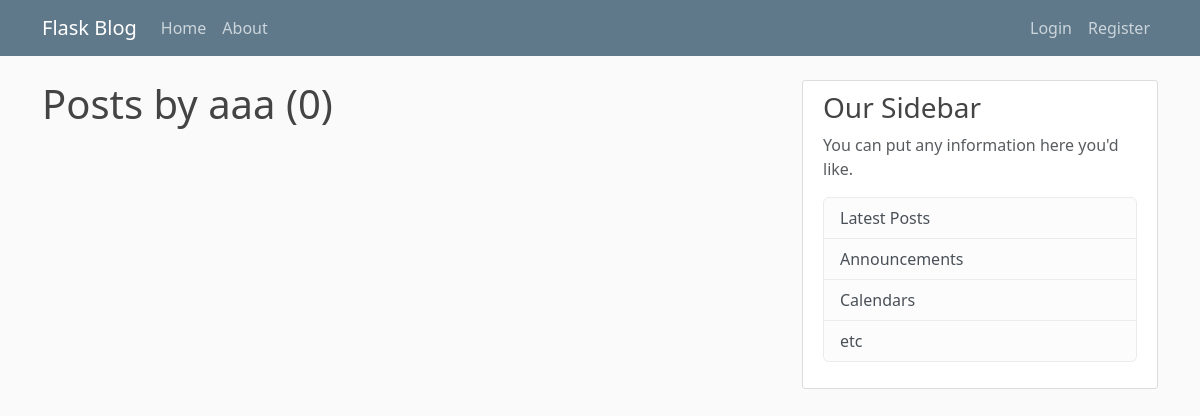
/user/aaa, run on an earlier commit of the app's database.
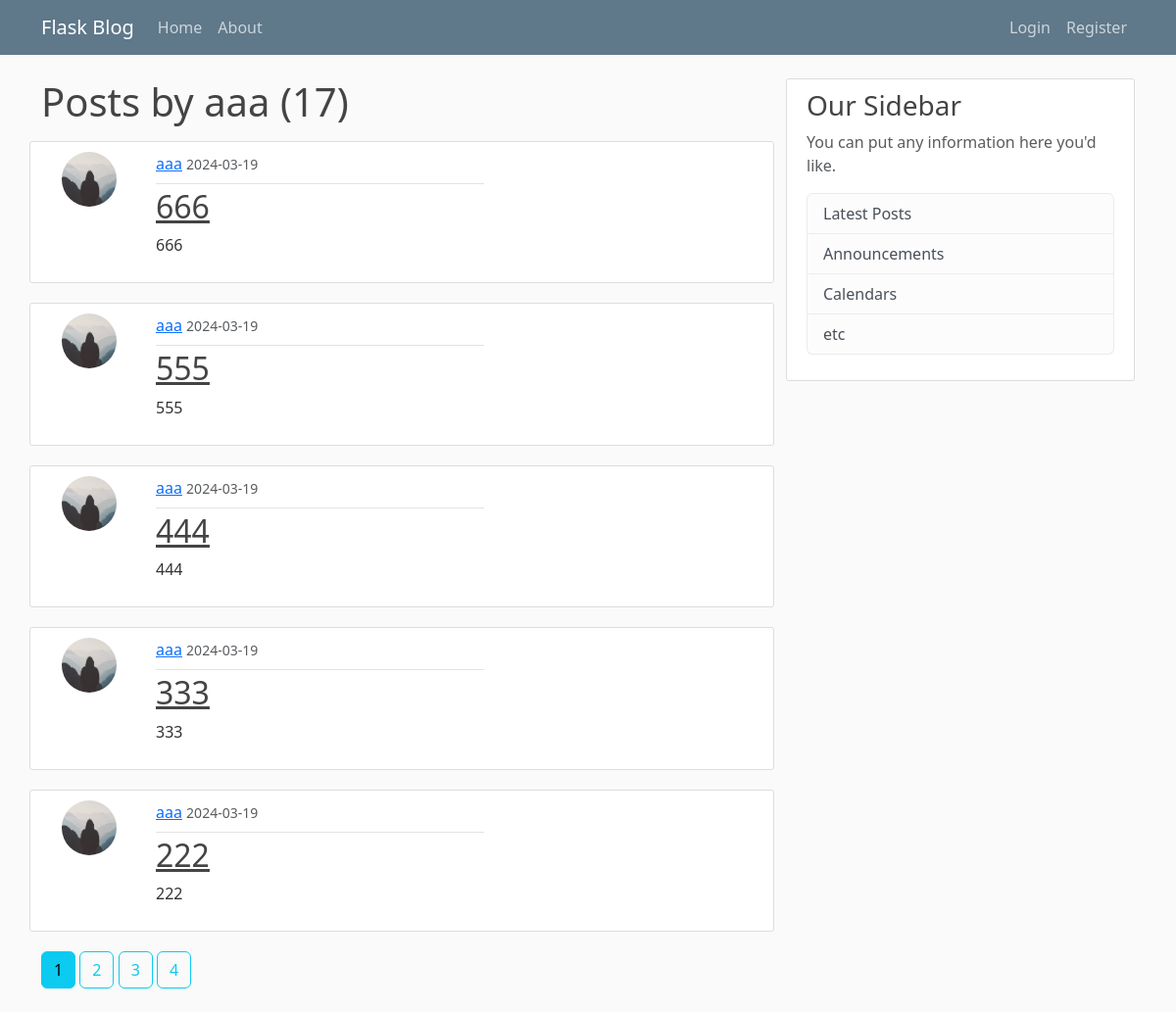
And on a later commit of the database.
### flaskblog/models.py (models this page shows, shortened)
class Post(db.Model):
    id = db.Column(db.Integer, primary_key=True)
    title = db.Column(db.String(100), nullable=False)
    date_posted = db.Column(db.DateTime, nullable=False, default=datetime.now)
    content = db.Column(db.Text, nullable=False)
    user_id = db.Column(db.Integer, db.ForeignKey('user.id'), nullable=False)

class User(db.Model, UserMixin):
    id = db.Column(db.Integer, primary_key=True)
    username = db.Column(db.String(20), unique=True, nullable=False)
    email = db.Column(db.String(120), unique=True, nullable=False)
    image_file = db.Column(db.String(20), nullable=False, default="default.jpg")
    password = db.Column(db.String(60), nullable=False)
    posts = db.relationship("Post", backref="author", lazy=True)

### flaskblog/users/routes.py (the view)
@users.route("/user/<string:username>")
def user_posts(username):
    page = request.args.get("page", 1, type=int)
    user = User.query.filter_by(username=username).first_or_404()
    posts = Post.query.filter_by(author=user)\
        .order_by(Post.date_posted.desc())\
        .paginate(page=page, per_page=5)
    return render_template("user_posts.html", posts=posts, user=user)

### flaskblog/templates/user_posts.html
{% extends "layout.html" %}
{% block content %}
  <h1 class="mb-3">Posts by {{ user.username }} ({{ posts.total }})</h1>
  {% for post in posts.items %}
    <article class="media content-section row">
      <img class="rounded-circle article-img h-100 col-sm-6" src="{{ url_for('static', filename='profile_pics/' + post.author.image_file) }}"/>
      <div class="media-body col-sm-6">
        <div class="article-metadata pb-2">
          <a class="mr-2" href="{{ url_for('users.user_posts', username=user.username) }}">{{ post.author.username }}</a>
          <small class="text-muted">{{ post.date_posted.strftime("%Y-%m-%d") }}</small>
        </div>
        <h2><a class="article-title" href="{{ url_for('posts.post', post_id=post.id) }}">{{ post.title }}</a></h2>
        <p class="article-content">{{ post.content }}</p>
      </div>
    </article>
  {% endfor %}
  {% for page_num in posts.iter_pages(left_edge=1, right_edge=1, left_current=1, right_current=2) %}
    {% if page_num %}
      {% if posts.page == page_num %}
        <a class="btn btn-info mb-4" href="{{ url_for('users.user_posts', username=user.username, page=page_num) }}">{{ page_num }}</a>
      {% else %}
        <a class="btn btn-outline-info mb-4" href="{{ url_for('users.user_posts', username=user.username, page=page_num) }}">{{ page_num }}</a>
      {% endif %}
    {% else %}
      ...
    {% endif %}
  {% endfor %}
{% endblock content %}

What changed in the data, as far as the page shows it:
added Post: image_file (picture), author.username "aaa", date_posted "2024-03-19", title "666", content "666"
added Post: image_file (picture), author.username "aaa", date_posted "2024-03-19", title "555", content "555"
added Post: image_file (picture), author.username "aaa", date_posted "2024-03-19", title "444", content "444"
added Post: image_file (picture), author.username "aaa", date_posted "2024-03-19", title "333", content "333"
added Post: image_file (picture), author.username "aaa", date_posted "2024-03-19", title "222", content "222"
Also different on the page:
{{ posts.total }}: "0" → "17"
new list line: "1"
new list line: "2"
new list line: "3"
new list line: "4"
